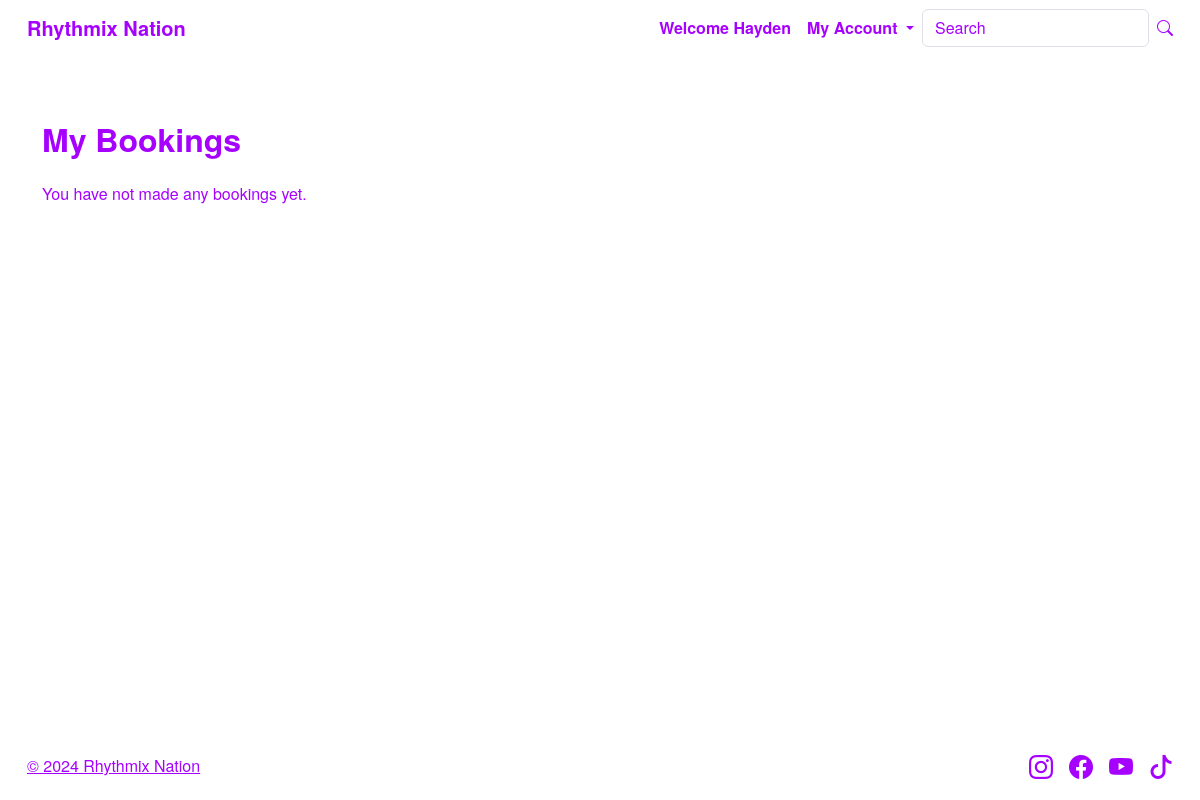
Page /orders (signed in) on the earlier database version.
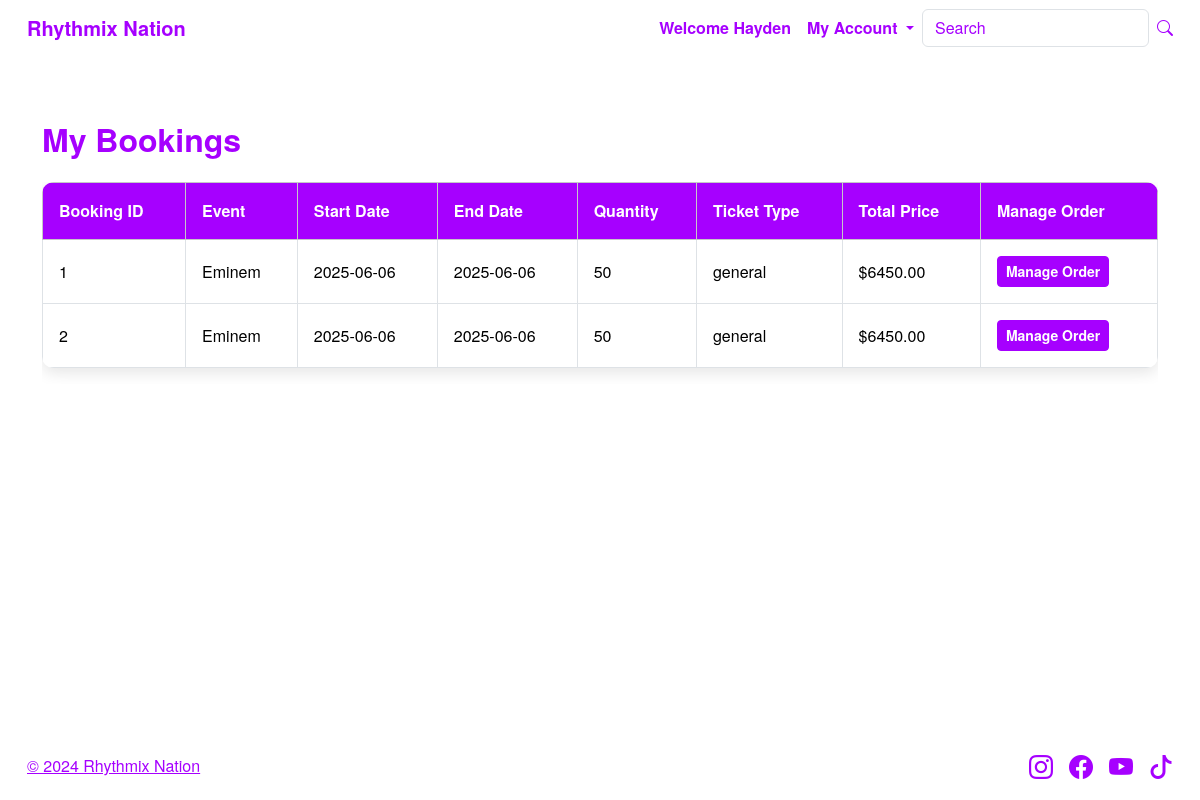
Same page on the later database version.
### website/models.py (models this page shows, shortened)
class Booking(db.Model):
    __tablename__ = 'bookings'
    id = db.Column(db.Integer, primary_key=True)
    user_id = db.Column(db.Integer, db.ForeignKey('users.id'), nullable=False)
    event_id = db.Column(db.Integer, db.ForeignKey('events.id'), nullable=False)
    ticket_type = db.Column(db.String(50), nullable=False)
    quantity = db.Column(db.Integer, nullable=False)
    total_price = db.Column(db.Float, nullable=False)
    booking_date = db.Column(db.DateTime, default=datetime.utcnow)
    user = db.relationship('User', backref='bookings')
    event = db.relationship('Event', backref='bookings')

class Event(db.Model):
    __tablename__ = 'events'
    id = db.Column(db.Integer, primary_key=True)
    event_name = db.Column(db.String(150), nullable=False)
    category_id = db.Column(db.Integer, db.ForeignKey('categories.id'), nullable=False)
    event_description = db.Column(db.Text, nullable=False)
    start_date = db.Column(db.DateTime, nullable=False)
    start_time = db.Column(Time, nullable=False)  # Changed from String to Time
    end_date = db.Column(db.DateTime, nullable=False)
    end_time = db.Column(Time, nullable=False)    # Changed from String to Time
    event_location = db.Column(db.String(150), nullable=False)
    event_image = db.Column(db.String(150), nullable=False)
    ticket_price = db.Column(db.Float, nullable=False)
    capacity = db.Column(db.Integer, nullable=False)
    comment = db.relationship('Comment', backref='event', lazy='dynamic')
    user_id = db.Column(db.Integer, db.ForeignKey('users.id'), nullable=False)
    event_status = db.Column(db.String(20), nullable=False, default='Open')

### website/views.py (the view)
@main_bp.route('/orders')
@login_required
def orders():
    bookings = db.session.query(Booking).filter_by(user_id=current_user.id).all()
    return render_template('orders.html', bookings=bookings)

### website/templates/orders.html
{% extends "base.html" %}
{% block content %}
<div class="container mt-5">
    <h2 class="mb-4">My Bookings</h2>
    {% if bookings %}
        <div class="table-responsive">
            <table class="table table-bordered table-hover">
                <thead class="table-light">
                    <tr>
                        <th scope="col" class="d-none d-md-table-cell">Booking ID</th>
                        <th scope="col">Event</th>
                        <th scope="col">Start Date</th>
                        <th scope="col">End Date</th>
                        <th scope="col" class="d-none d-md-table-cell">Quantity</th>
                        <th scope="col" class="d-none d-md-table-cell">Ticket Type</th>
                        <th scope="col" class="d-none d-md-table-cell">Total Price</th>
                        <th scope="col">Manage Order</th>
                    </tr>
                </thead>
                <tbody>
                    {% for booking in bookings %}
                        <tr>
                            <td class="d-none d-md-table-cell">{{ booking.id }}</td>
                            <td>{{ booking.event.event_name }}</td>
                            <td>{{ booking.event.start_date.strftime('%Y-%m-%d') }}</td>
                            <td>{{ booking.event.end_date.strftime('%Y-%m-%d') }}</td>
                            <td class="d-none d-md-table-cell">{{ booking.quantity }}</td>
                            <td class="d-none d-md-table-cell">{{ booking.ticket_type }}</td>
                            <td class="d-none d-md-table-cell">${{ '%.2f' | format(booking.total_price) }}</td>
                            <td>
                                <a href="{{ url_for('main.manage_order', booking_id=booking.id) }}" class="btn btn-sm button-color button-hover">
                                    Manage Order
                                </a>
                            </td>
                        </tr>
                    {% endfor %}
                </tbody>
            </table>
        </div>
    {% else %}
        <p class="text-muted">You have not made any bookings yet.</p>
    {% endif %}
</div>
{% endblock %}

Differences in the rows shown:
added Booking: id "1", event.event_name "Eminem", event.start_date "2025-06-06", event.end_date "2025-06-06", quantity "50", ticket_type "general", total_price "6450.00"
added Booking: id "2", event.event_name "Eminem", event.start_date "2025-06-06", event.end_date "2025-06-06", quantity "50", ticket_type "general", total_price "6450.00"
Other differences:
text no longer shown: "You have not made any bookings yet."
text now shown: "Booking ID Event Start Date End Date Quantity Ticket Type Total Price Manage Order"
